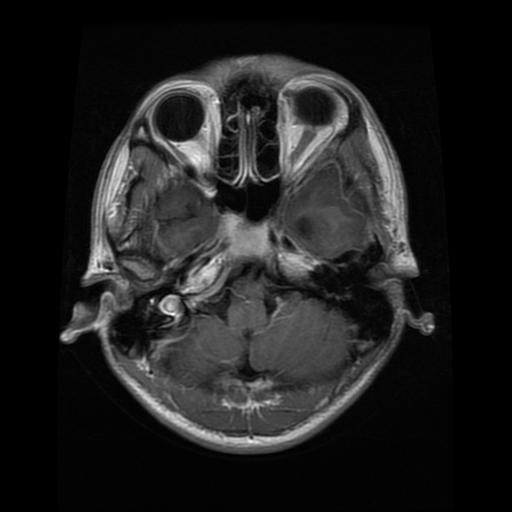
#> input picture despliegue/Te-glTr_0003.jpg, 512 x 512 px, found by its file name; its folder holds only this picture in this run
$ python -i funciones.py   (imports and definitions only)
#> lines starting #> are read from the running program, lines starting #| are printed output that depends on the picture
from kaggle.api.kaggle_api_extended import KaggleApi

from os import listdir ### para hacer lista de archivos en una ruta
from tqdm import tqdm  ### para crear contador en un for para ver evolución
from os.path import join ### para unir ruta con archivo
import cv2 ### para leer imagenes jpg

import numpy as np

def download_data(dataset):

    # Crea una instancia de la API de Kaggle
    api = KaggleApi()

    # Autentica con la API utilizando tu archivo de configuración kaggle.json
    api.authenticate()

    # Descarga el dataset especificando la ruta de destino y si deseas descomprimirlo
    api.dataset_download_files(dataset, path='data/', unzip=True)

def import_data(path, width = 100):

#> called with path = '../despliegue/Te-glTr_0003.jpg', width = 100
    rawImgs = []   #### una lista con el array que representa cada imágen
    labels = [] ### el label de cada imágen
    names = []

    list_labels = [path + f for f in listdir(path)] ### crea una lista de los archivos en la ruta (no / yes)

    for imagePath in ( list_labels): ### recorre cada carpeta de la ruta ingresada

        files_list=listdir(imagePath) ### crea una lista con todos los archivos
        for item in tqdm(files_list): ### le pone contador a la lista: tqdm
            file = join(imagePath, item) ## crea ruta del archivo
            if file[-1] =='g': ### verificar que se imágen extensión jpg o jpeg
                img = cv2.imread(file) ### cargar archivo
#> img is the input picture: shape (512, 512, 3); min 0, max 255, mean 31.8
                img = cv2.cvtColor(img , cv2.COLOR_BGR2RGB) ### invierte el orden de los colores en el array para usar el más estándar RGB
                img = cv2.resize(img ,(width,width)) ### cambia resolución de imágnenes
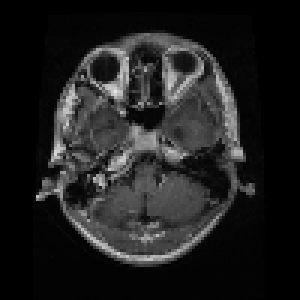
#> img: shape (100, 100, 3) (shown 3 times larger); min 0, max 229, mean 31.6
                rawImgs.append(img) ###adiciona imágen al array final
                names.append(file)
#> (the run stopped early here; a loop or call above may not have finished)

$ run again, on despliegue/Te-gl_0054.jpg
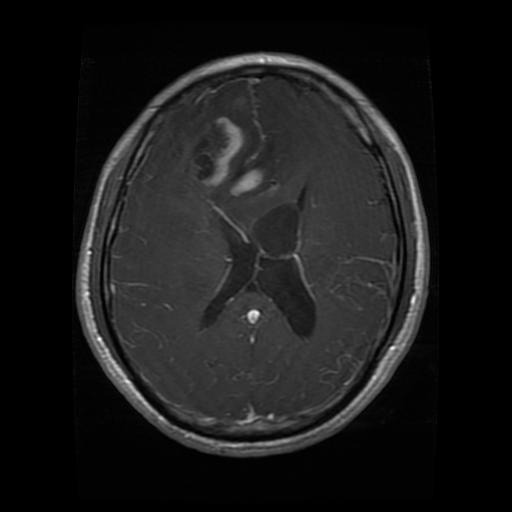
#> input picture despliegue/Te-gl_0054.jpg, 512 x 512 px, found by its file name
#> in import_data, img is the input picture: shape (512, 512, 3); min 0, max 255, mean 25.8
#> in import_data, `img = cv2.resize(img ,(width,width))`:
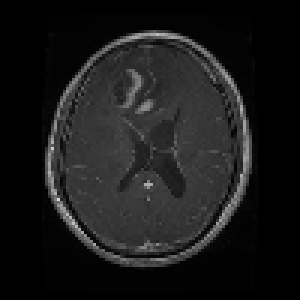
#> img: shape (100, 100, 3) (shown 3 times larger); min 0, max 216, mean 25.8

$ run again, on despliegue/Te-gl_0159.jpg
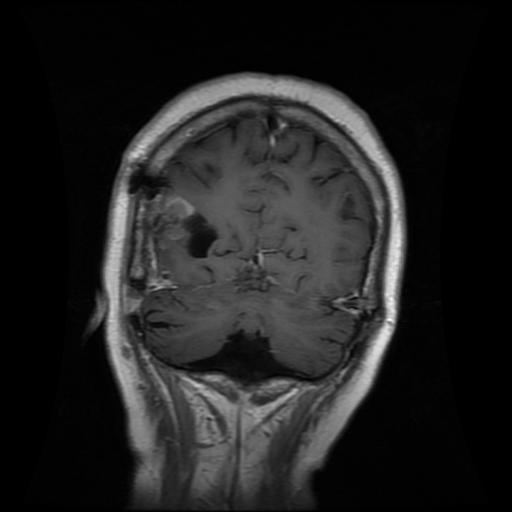
#> input picture despliegue/Te-gl_0159.jpg, 512 x 512 px, found by its file name
#> in import_data, img is the input picture: shape (512, 512, 3); min 0, max 255, mean 33.1
#> in import_data, `img = cv2.resize(img ,(width,width))`:
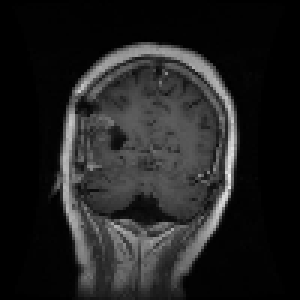
#> img: shape (100, 100, 3) (shown 3 times larger); min 0, max 241, mean 33.1

$ run again, on despliegue/Te-me_0023.jpg
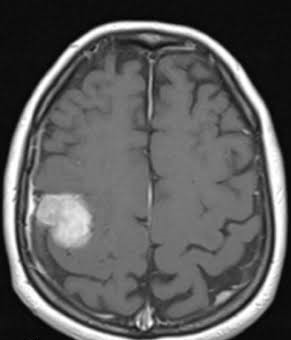
#> input picture despliegue/Te-me_0023.jpg, 291 x 340 px, found by its file name
#> in import_data, img is the input picture: shape (340, 291, 3); min 0, max 255, mean 92.4
#> in import_data, `img = cv2.resize(img ,(width,width))`:
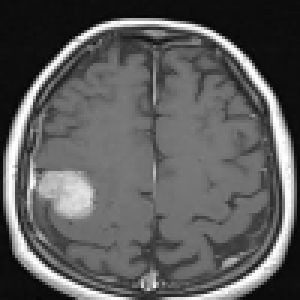
#> img: shape (100, 100, 3) (shown 3 times larger); min 4, max 255, mean 92.3
